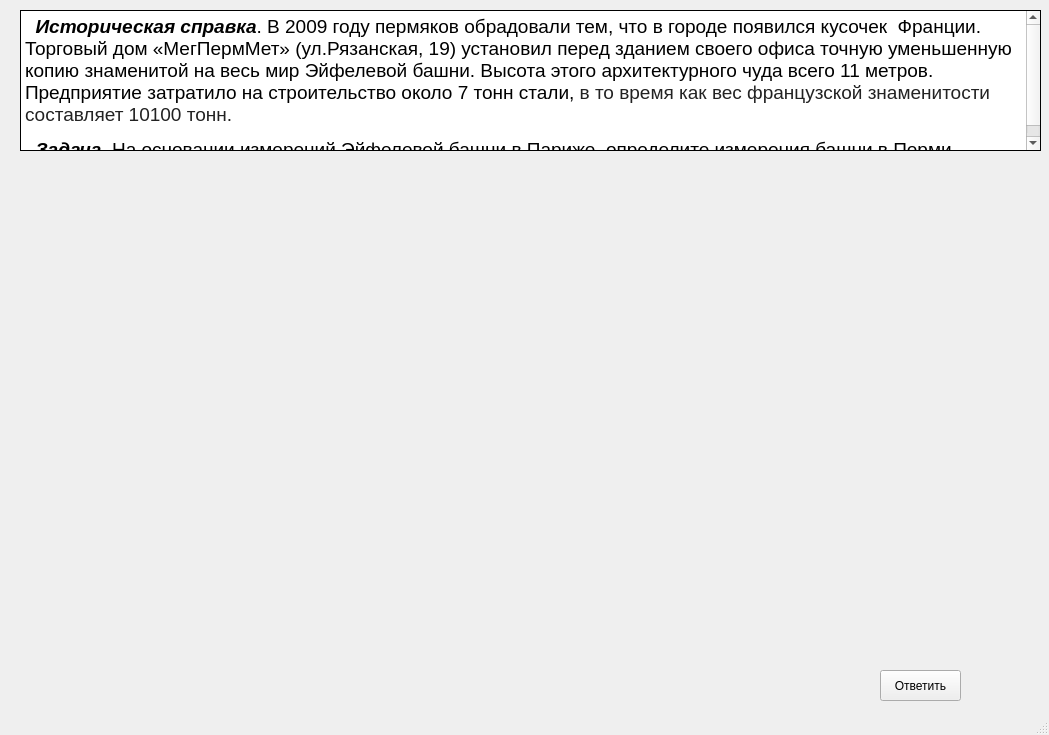
<?xml version="1.0" encoding="UTF-8"?>
<ui version="4.0">
 <class>MainWindow</class>
 <widget class="QMainWindow" name="MainWindow">
  <property name="geometry">
   <rect>
    <x>0</x>
    <y>0</y>
    <width>1049</width>
    <height>735</height>
   </rect>
  </property>
  <property name="windowTitle">
   <string>Эйфелева башня</string>
  </property>
  <property name="autoFillBackground">
   <bool>false</bool>
  </property>
  <widget class="QWidget" name="centralwidget">
   <widget class="QTextBrowser" name="textBrowser">
    <property name="geometry">
     <rect>
      <x>20</x>
      <y>10</y>
      <width>1021</width>
      <height>141</height>
     </rect>
    </property>
    <property name="frameShape">
     <enum>QFrame::Box</enum>
    </property>
    <property name="frameShadow">
     <enum>QFrame::Plain</enum>
    </property>
    <property name="autoFormatting">
     <set>QTextEdit::AutoNone</set>
    </property>
    <property name="html">
     <string>&lt;!DOCTYPE HTML PUBLIC &quot;-//W3C//DTD HTML 4.0//EN&quot; &quot;http://www.w3.org/TR/REC-html40/strict.dtd&quot;&gt;
&lt;html&gt;&lt;head&gt;&lt;meta name=&quot;qrichtext&quot; content=&quot;1&quot; /&gt;&lt;style type=&quot;text/css&quot;&gt;
p, li { white-space: pre-wrap; }
&lt;/style&gt;&lt;/head&gt;&lt;body style=&quot; font-family:'MS Shell Dlg 2'; font-size:8.25pt; font-weight:400; font-style:normal;&quot;&gt;
&lt;p style=&quot; margin-top:12px; margin-bottom:12px; margin-left:0px; margin-right:0px; -qt-block-indent:0; text-indent:0px;&quot;&gt;&lt;span style=&quot; font-family:'Times New Roman','serif'; font-size:14pt; font-weight:600; font-style:italic;&quot;&gt;  Историческая справка&lt;/span&gt;&lt;span style=&quot; font-family:'Times New Roman','serif'; font-size:14pt;&quot;&gt;. В 2009 году пермяков обрадовали тем, что в городе появился кусочек  Франции. Торговый дом «МегПермМет» (ул.Рязанская, 19) установил перед зданием своего офиса точную уменьшенную копию знаменитой на весь мир Эйфелевой башни. Высота этого архитектурного чуда всего 11 метров. Предприятие затратило на строительство около 7 тонн стали, &lt;/span&gt;&lt;span style=&quot; font-family:'Times New Roman','serif'; font-size:14pt; color:#222222; background-color:#ffffff;&quot;&gt;в то время как вес французской знаменитости составляет 10100 тонн.&lt;/span&gt;&lt;span style=&quot; font-size:8pt;&quot;&gt; &lt;/span&gt;&lt;/p&gt;
&lt;p style=&quot; margin-top:12px; margin-bottom:12px; margin-left:0px; margin-right:0px; -qt-block-indent:0; text-indent:0px;&quot;&gt;&lt;span style=&quot; font-family:'Times New Roman','serif'; font-size:14pt; font-weight:600; font-style:italic;&quot;&gt;  Задача&lt;/span&gt;&lt;span style=&quot; font-family:'Times New Roman','serif'; font-size:14pt; font-style:italic;&quot;&gt;.&lt;/span&gt;&lt;span style=&quot; font-family:'Times New Roman','serif'; font-size:14pt;&quot;&gt; На основании измерений Эйфелевой башни в Париже, определите измерения башни в Перми.&lt;/span&gt;&lt;span style=&quot; font-size:8pt;&quot;&gt; &lt;/span&gt;&lt;/p&gt;&lt;/body&gt;&lt;/html&gt;</string>
    </property>
   </widget>
   <widget class="QPushButton" name="answerButton">
    <property name="geometry">
     <rect>
      <x>880</x>
      <y>670</y>
      <width>81</width>
      <height>31</height>
     </rect>
    </property>
    <property name="text">
     <string>Ответить</string>
    </property>
   </widget>
  </widget>
  <widget class="QMenuBar" name="menubar">
   <property name="geometry">
    <rect>
     <x>0</x>
     <y>0</y>
     <width>1049</width>
     <height>21</height>
    </rect>
   </property>
  </widget>
  <widget class="QStatusBar" name="statusbar"/>
 </widget>
 <resources>
  <include location="source_images.qrc"/>
 </resources>
 <connections/>
</ui>
